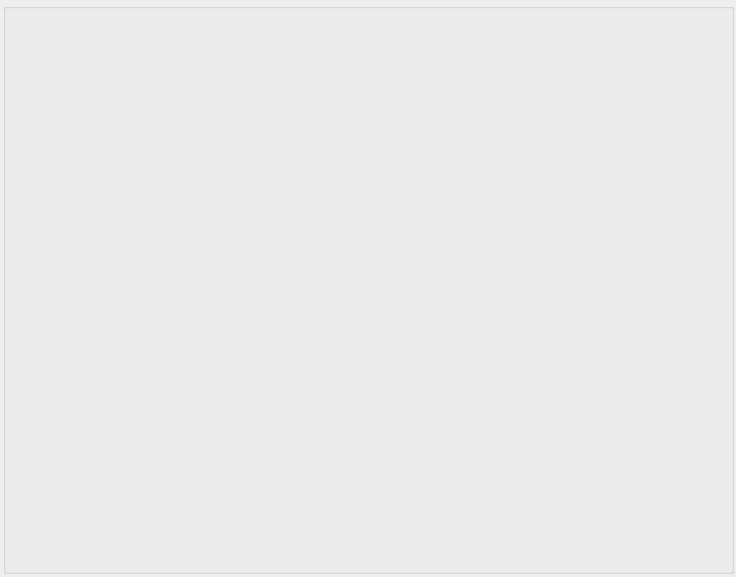
<?xml version="1.0" encoding="UTF-8"?>
<ui version="4.0">
 <class>ReportOutput</class>
 <widget class="QDialog" name="ReportOutput">
  <property name="geometry">
   <rect>
    <x>0</x>
    <y>0</y>
    <width>736</width>
    <height>577</height>
   </rect>
  </property>
  <property name="windowTitle">
   <string>Dialog</string>
  </property>
  <property name="windowIcon">
   <iconset resource="../qrc/Top.qrc">
    <normaloff>:/new/wl/Logo_ico.png</normaloff>:/new/wl/Logo_ico.png</iconset>
  </property>
  <widget class="QGroupBox" name="groupBox">
   <property name="geometry">
    <rect>
     <x>3</x>
     <y>3</y>
     <width>731</width>
     <height>571</height>
    </rect>
   </property>
   <property name="title">
    <string/>
   </property>
  </widget>
 </widget>
 <resources>
  <include location="../qrc/Top.qrc"/>
 </resources>
 <connections/>
</ui>
